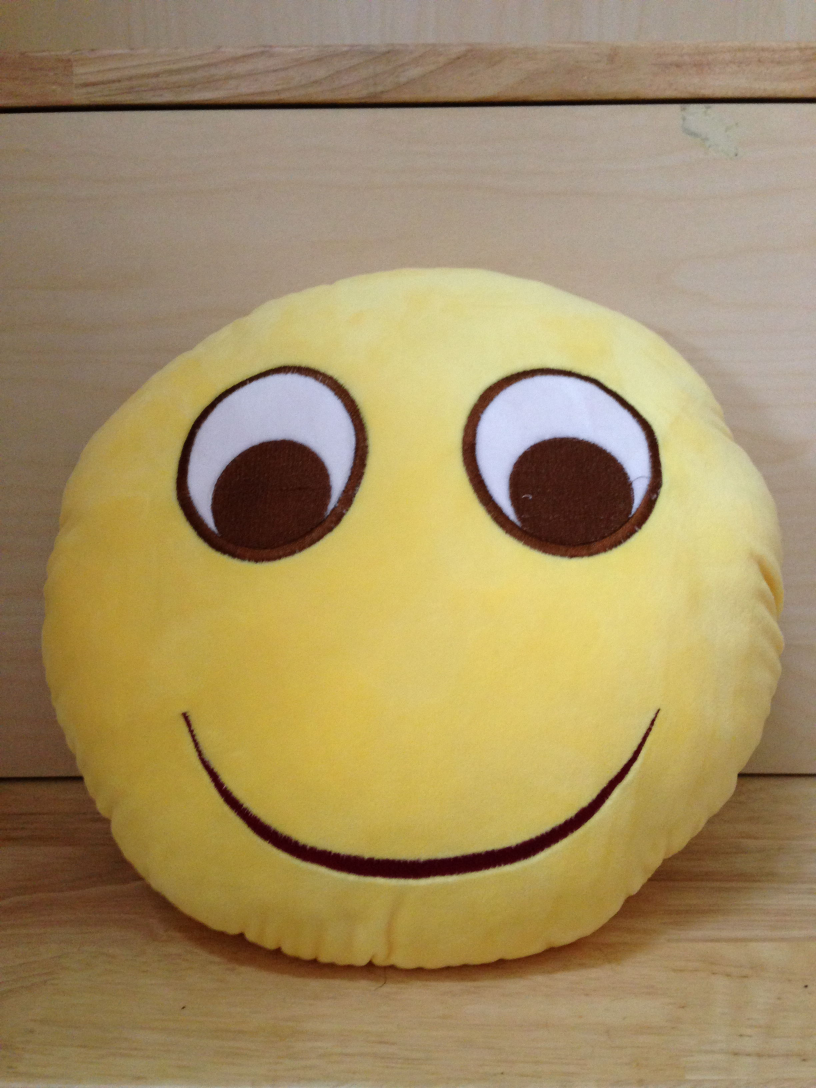
#> input picture Programming Computer Vision with Python/Chapter3/smile.jpg, 2448 x 3264 px (shown at 1/3 size)
$ python exercise2.py
#> lines starting #> are read from the running program, lines starting #| are printed output that depends on the picture; after the words box and inside, x2 and y2 are one past the last pixel; in counts of white or black regions, pixels touching at a corner belong together
### Programming Computer Vision with Python/Chapter3/warp.py
from PIL import Image
from numpy import *
from pylab import *
from scipy import ndimage
import homography

def image_in_image(im1,im2,tp):
    ##使用仿射变换将im1放置在im2上，使im1图像的角和tp尽可能的靠近。
    ##tp是齐次表示的，并且是按照从左上角逆时针计算的
    m,n = im1.shape[:2]
    fp = array([[0,m,m,0],[0,0,n,n],[1,1,1,1]])

    H = homography.Haffine_from_points(tp, fp)
    im1_t = ndimage.affine_transform(im1, H[:2,:2],(H[0,2], H[1,2]),im2.shape[:2])
    alpha = (im1_t > 0)

    return (1-alpha)*im2 + alpha*im1_t

### Programming Computer Vision with Python/Chapter3/homography.py
from PIL import Image
from numpy import *
from pylab import *
import copy

# [5 lines left out: function normalize, not called in this run]

def make_homog(points):
    ##将点集(dim x n 的数组)转换为齐次坐标表示
    return vstack((points, ones((1,points.shape[1]))))

# [29 lines left out: function H_from_points, not called in this run]

def Haffine_from_points(fp, tp):
    ##计算H，仿射变换，使得tp是fp经过仿射变换H得到的
    if fp.shape != tp.shape:
        raise RuntimeError('number of points does not match')
    m = mean(fp[:2], axis=1)
    maxstd = max(std(fp[:2], axis=1)) + 1e-9
    C1 = diag([1/maxstd, 1/maxstd, 1])
    C1[0][2] = -m[0]/maxstd
    C1[1][2] = -m[1]/maxstd
    fp_cond = dot(C1, fp)

    m = mean(tp[:2], axis=1)
    C2 = C1.copy()
    C2[0][2] = -m[0]/maxstd
    C2[1][2] = -m[1]/maxstd
    tp_cond = dot(C2,tp)

    A = concatenate((fp_cond[:2], tp_cond[:2]), axis=0)
    U,S,V = linalg.svd(A.T)

    tmp = V[:2].T
    B = tmp[:2]
    C = tmp[2:4]

    tmp2 = concatenate((dot(C,linalg.pinv(B)), zeros((2,1))), axis=1)
    H = vstack((tmp2, [0,0,1]))

    H = dot(linalg.inv(C2),dot(H,C1))

    return H/H[2,2]

### Programming Computer Vision with Python/Chapter3/exercise2.py
from PIL import Image
from numpy import *
from pylab import *

import warp
im1 = array(Image.open('smile.jpg').convert('L'))
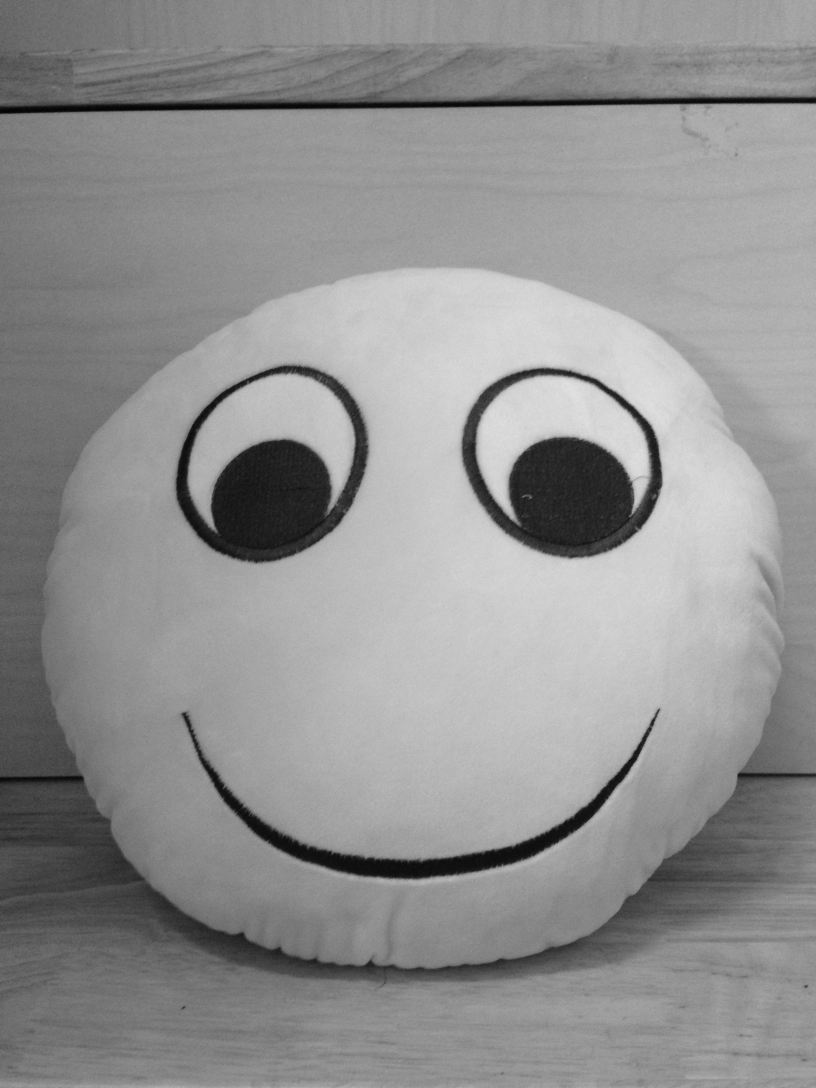
#> im1: shape (3264, 2448) (shown at 1/3 size); min 1, max 232, mean 144.8
im2 = array(Image.open('bg.jpg').convert('L'))
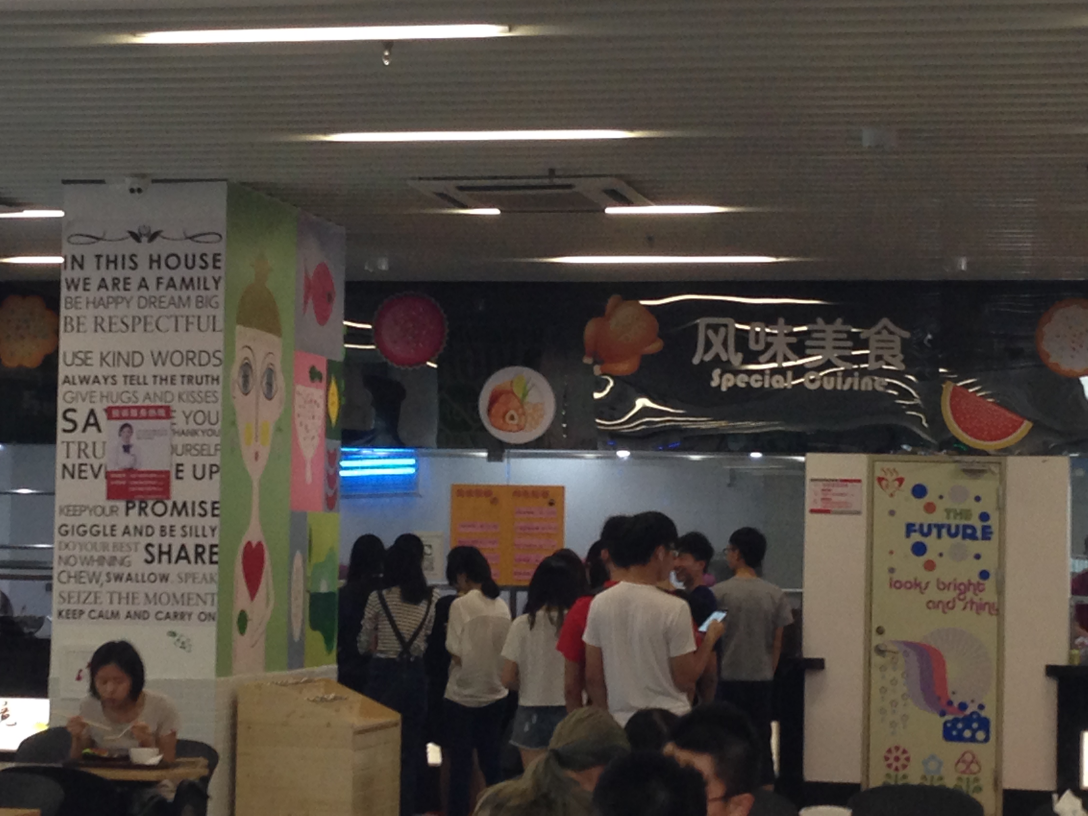
#> input picture Programming Computer Vision with Python/Chapter3/bg.jpg, 3264 x 2448 px (shown at 1/3 size)
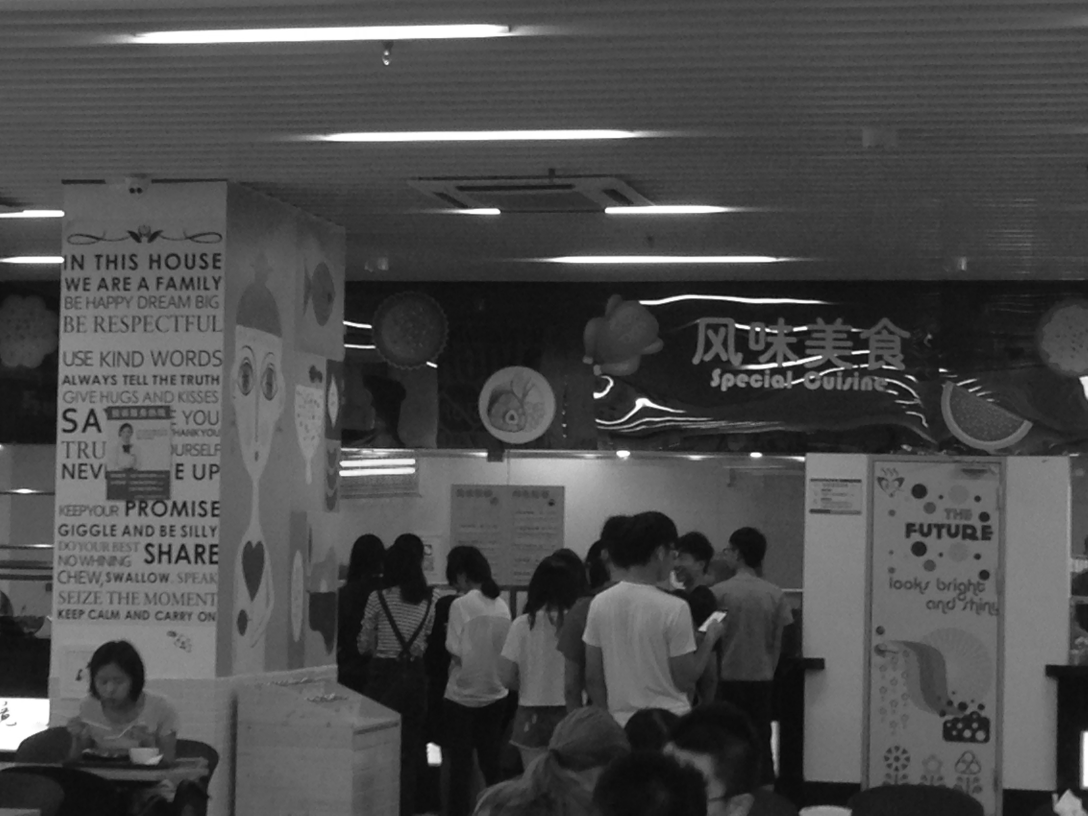
#> im2: shape (2448, 3264) (shown at 1/3 size); min 4, max 255, mean 75.4

tp = array([[100,256,128,666],[300,283,567,233],[1,1,1,1]])

im3 = warp.image_in_image(im1, im2, tp)
#> in image_in_image, `alpha = (im1_t > 0)`:
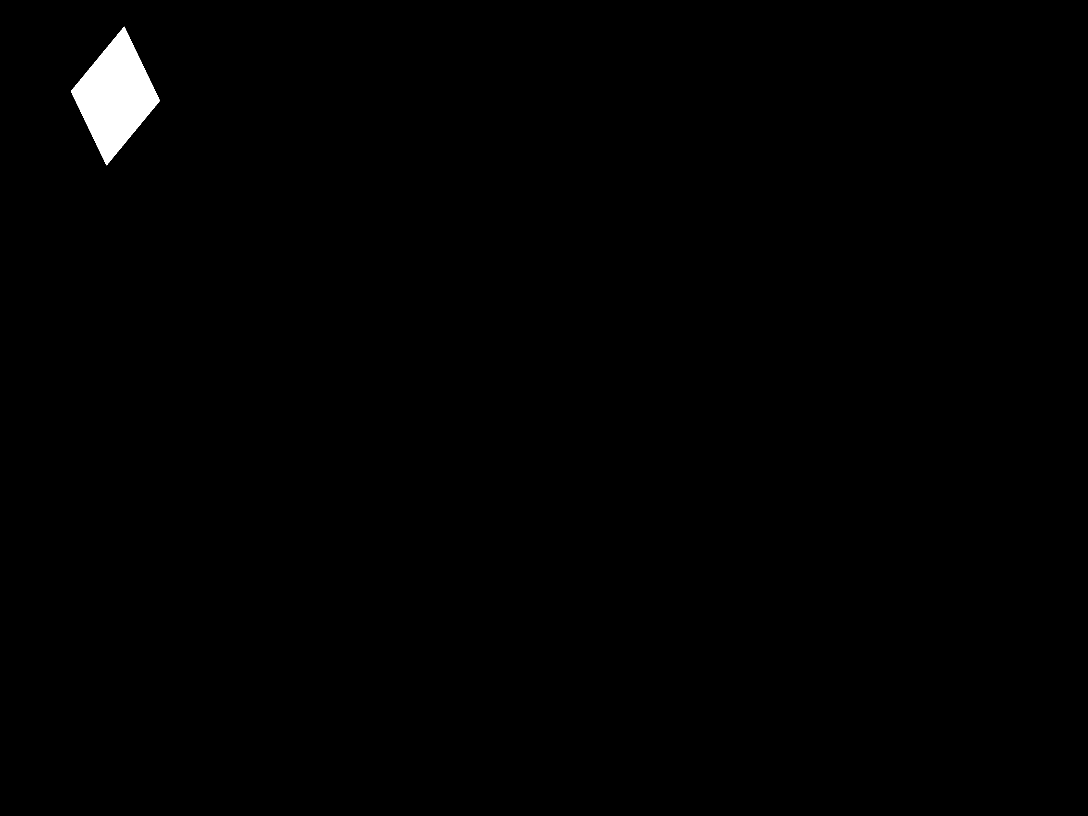
#> alpha: shape (2448, 3264) bool (shown at 1/3 size); 0.7% white; 1 white region, box (x1, y1, x2, y2) and area: (213, 80, 479, 496) 56277

figure()
gray()
imshow(im3)
axis('equal')
axis('off')
show()
